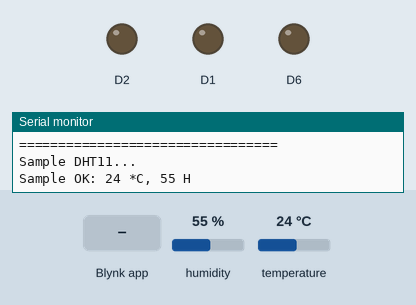
This sketch was run on a simulated ESP8266 (Wemos D1 mini). On the bench: output pins drawn as LEDs (lit = HIGH), the last lines printed to the serial monitor. Inputs (shaded band) come from the test bench; at power-on: humidity 55 %, temperature 24 °C. WiFi joins after 1.5 s; servers stay silent unless stated.

Above: at 3.1 s.
3.2 s: Blynk app writes 1 to V0
At 3.9 s:
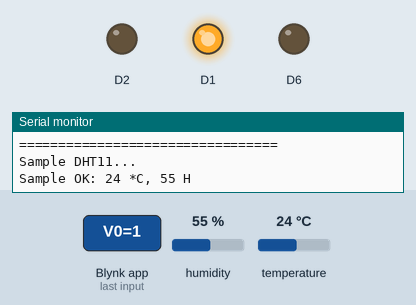
5.3 s: Blynk app writes 1 to V1
At 6.8 s:
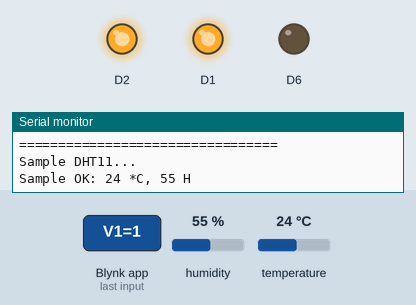
8.0 s: Blynk app writes 0 to V0
At 8.9 s:
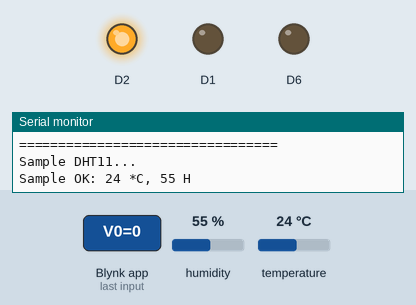
10.1 s: Blynk app writes 1 to V3
At 11.8 s:
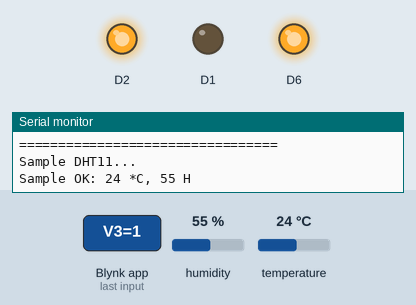
12.5 s: Blynk app writes 200 to V0
At 13.8 s:
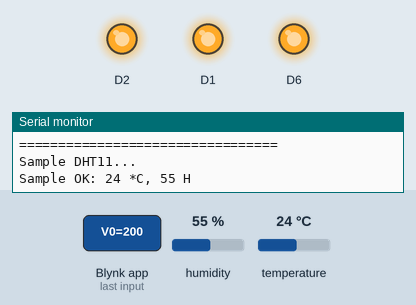
14.6 s: Blynk app writes 0 to V1
At 16.7 s:
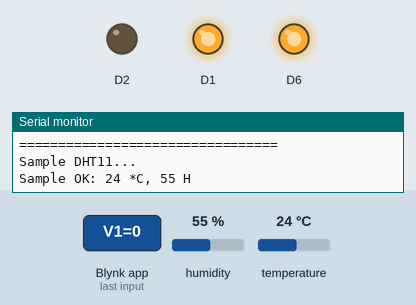
Timing chart, 0 to 18.1 s (numbered marks = the images above; inputs shaded):
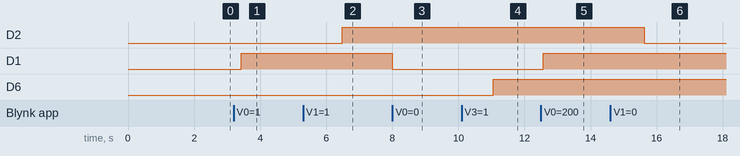

Measured:
- after the input at 3.2 s, D1: LOW → HIGH after 0.23 s
- after the input at 5.3 s, D2: LOW → HIGH after 1.2 s
- after the input at 8.0 s, D1: HIGH → LOW at once
- after the input at 10.1 s, D6: LOW → HIGH after 0.95 s
- after the input at 12.5 s, D1: LOW → HIGH after 0.08 s
- after the input at 14.6 s, D2: HIGH → LOW after 1.0 s

The sketch:

LED_DHT_ED_BLYNK.ino
```cpp
// Fill-in information from your Blynk Template here
#define BLYNK_TEMPLATE_ID           "TMPLVaPI3PXk"
#define BLYNK_DEVICE_NAME           "Kittiya"

#define BLYNK_FIRMWARE_VERSION        "0.1.0"

#define BLYNK_PRINT Serial
//#define BLYNK_DEBUG

#define APP_DEBUG
#include <SimpleDHT.h>
// Uncomment your board, or configure a custom board in Settings.h
//#define USE_SPARKFUN_BLYNK_BOARD
#define USE_NODE_MCU_BOARD
//#define USE_WITTY_CLOUD_BOARD
//#define USE_WEMOS_D1_MINI

int pinDHT11 = D5 ;
SimpleDHT11 dht11(pinDHT11);


#include "BlynkEdgent.h"
BLYNK_CONNECTED() {
  Blynk.syncVirtual(V0);
  Blynk.syncVirtual(V1);
  Blynk.syncVirtual(V2);
  Blynk.syncVirtual(V3);
  Blynk.syncVirtual(V4);
  Blynk.syncVirtual(V5);
}
BLYNK_WRITE(V0) {
  int buttonState = param.asInt();
  digitalWrite(D1, buttonState);
}
BLYNK_WRITE(V1) {
  int buttonState = param.asInt();
  digitalWrite(D2, buttonState);
}
BLYNK_WRITE(V2) {
  int buttonState = param.asInt();
  digitalWrite(D2, buttonState);
  digitalWrite(D1, buttonState);
}
BLYNK_WRITE(V3) {
  int buttonState = param.asInt();
  digitalWrite(D6, buttonState);
}

void setup()
{
  pinMode(D1,OUTPUT);
  pinMode(D2,OUTPUT);
  pinMode(D6,OUTPUT);
  Serial.begin(115200);
  delay(100);

  BlynkEdgent.begin();
}

void loop() {
  BlynkEdgent.run();
  Serial.println("=================================");
  Serial.println("Sample DHT11...");

  // read without samples.
  byte temperature = 0;
  byte humidity = 0;
  int err = SimpleDHTErrSuccess;
  if ((err = dht11.read(&temperature, &humidity, NULL)) != SimpleDHTErrSuccess) {
    Serial.print("Read DHT11 failed, err="); Serial.print(SimpleDHTErrCode(err));
    Serial.print(","); Serial.println(SimpleDHTErrDuration(err)); delay(1000);
    return;
  }

  Serial.print("Sample OK: ");
  Serial.print((int)temperature); Serial.print(" *C, ");
  Serial.print((int)humidity); Serial.println(" H");

  Blynk.virtualWrite(V4,temperature);
  Blynk.virtualWrite(V5,humidity);

  // DHT11 sampling rate is 1HZ.
  delay(1500);
}
```
